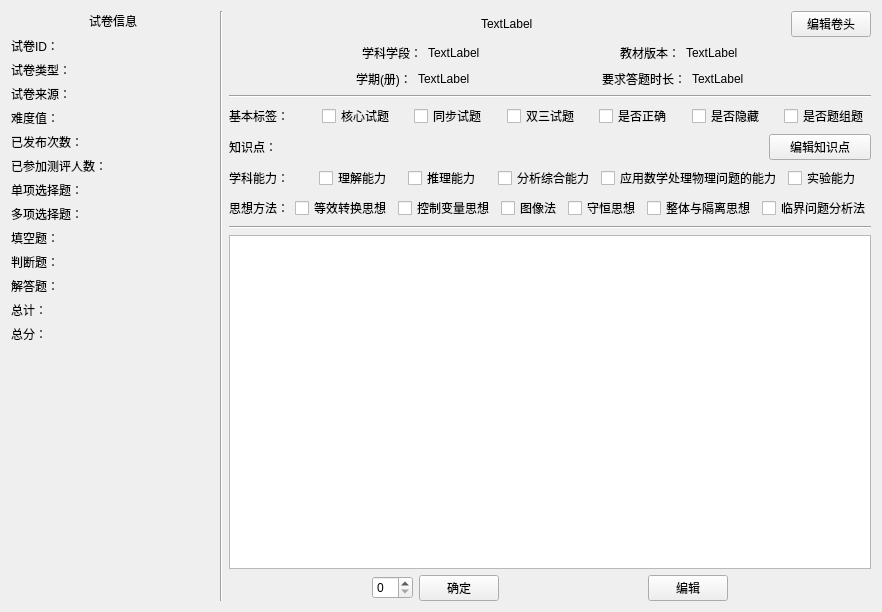
<?xml version="1.0" encoding="UTF-8"?>
<ui version="4.0">
 <class>ShowPaper</class>
 <widget class="QWidget" name="ShowPaper">
  <property name="geometry">
   <rect>
    <x>0</x>
    <y>0</y>
    <width>882</width>
    <height>612</height>
   </rect>
  </property>
  <property name="windowTitle">
   <string>Form</string>
  </property>
  <layout class="QGridLayout" name="gridLayout_5">
   <item row="0" column="0">
    <layout class="QGridLayout" name="gridLayout_4" columnstretch="6,2,18">
     <item row="0" column="0">
      <layout class="QVBoxLayout" name="verticalLayout">
       <item>
        <layout class="QGridLayout" name="gridLayout_2">
         <item row="0" column="0">
          <layout class="QHBoxLayout" name="horizontalLayout">
           <item>
            <spacer name="horizontalSpacer">
             <property name="orientation">
              <enum>Qt::Horizontal</enum>
             </property>
             <property name="sizeHint" stdset="0">
              <size>
               <width>40</width>
               <height>20</height>
              </size>
             </property>
            </spacer>
           </item>
           <item>
            <widget class="QLabel" name="label_title">
             <property name="text">
              <string>试卷信息</string>
             </property>
            </widget>
           </item>
           <item>
            <spacer name="horizontalSpacer_2">
             <property name="orientation">
              <enum>Qt::Horizontal</enum>
             </property>
             <property name="sizeHint" stdset="0">
              <size>
               <width>40</width>
               <height>20</height>
              </size>
             </property>
            </spacer>
           </item>
          </layout>
         </item>
         <item row="1" column="0">
          <layout class="QGridLayout" name="gridLayout">
           <item row="0" column="0">
            <layout class="QFormLayout" name="formLayout">
             <item row="0" column="1">
              <widget class="QLabel" name="label_ID">
               <property name="text">
                <string/>
               </property>
              </widget>
             </item>
             <item row="0" column="0">
              <widget class="QLabel" name="label_2">
               <property name="text">
                <string>试卷ID：</string>
               </property>
              </widget>
             </item>
            </layout>
           </item>
           <item row="1" column="0">
            <layout class="QFormLayout" name="formLayout_2">
             <item row="0" column="1">
              <widget class="QLabel" name="label_paperType">
               <property name="text">
                <string/>
               </property>
              </widget>
             </item>
             <item row="0" column="0">
              <widget class="QLabel" name="label_4">
               <property name="text">
                <string>试卷类型：</string>
               </property>
              </widget>
             </item>
            </layout>
           </item>
           <item row="2" column="0">
            <layout class="QFormLayout" name="formLayout_3">
             <item row="0" column="0">
              <widget class="QLabel" name="label_6">
               <property name="text">
                <string>试卷来源：</string>
               </property>
              </widget>
             </item>
             <item row="0" column="1">
              <widget class="QLabel" name="label_paperSource">
               <property name="text">
                <string/>
               </property>
              </widget>
             </item>
            </layout>
           </item>
           <item row="3" column="0">
            <layout class="QFormLayout" name="formLayout_4">
             <item row="0" column="0">
              <widget class="QLabel" name="label_8">
               <property name="text">
                <string>难度值：</string>
               </property>
              </widget>
             </item>
             <item row="0" column="1">
              <widget class="QLabel" name="label_Division">
               <property name="text">
                <string/>
               </property>
              </widget>
             </item>
            </layout>
           </item>
           <item row="4" column="0">
            <layout class="QFormLayout" name="formLayout_5">
             <item row="0" column="0">
              <widget class="QLabel" name="label_10">
               <property name="text">
                <string>已发布次数：</string>
               </property>
              </widget>
             </item>
             <item row="0" column="1">
              <widget class="QLabel" name="label_numOfPublic">
               <property name="text">
                <string/>
               </property>
              </widget>
             </item>
            </layout>
           </item>
           <item row="5" column="0">
            <layout class="QFormLayout" name="formLayout_6">
             <item row="0" column="0">
              <widget class="QLabel" name="label_12">
               <property name="text">
                <string>已参加测评人数：</string>
               </property>
              </widget>
             </item>
             <item row="0" column="1">
              <widget class="QLabel" name="label_numOfpeople">
               <property name="text">
                <string/>
               </property>
              </widget>
             </item>
            </layout>
           </item>
           <item row="6" column="0">
            <layout class="QFormLayout" name="formLayout_7">
             <item row="0" column="0">
              <widget class="QLabel" name="label_14">
               <property name="text">
                <string>单项选择题：</string>
               </property>
              </widget>
             </item>
             <item row="0" column="1">
              <widget class="QLabel" name="label_choose">
               <property name="text">
                <string/>
               </property>
              </widget>
             </item>
            </layout>
           </item>
           <item row="7" column="0">
            <layout class="QFormLayout" name="formLayout_8">
             <item row="0" column="0">
              <widget class="QLabel" name="label_16">
               <property name="text">
                <string>多项选择题：</string>
               </property>
              </widget>
             </item>
             <item row="0" column="1">
              <widget class="QLabel" name="label_mutichoose">
               <property name="text">
                <string/>
               </property>
              </widget>
             </item>
            </layout>
           </item>
           <item row="8" column="0">
            <layout class="QFormLayout" name="formLayout_9">
             <item row="0" column="0">
              <widget class="QLabel" name="label_18">
               <property name="text">
                <string>填空题：</string>
               </property>
              </widget>
             </item>
             <item row="0" column="1">
              <widget class="QLabel" name="label_fillin">
               <property name="text">
                <string/>
               </property>
              </widget>
             </item>
            </layout>
           </item>
           <item row="9" column="0">
            <layout class="QFormLayout" name="formLayout_13">
             <item row="0" column="0">
              <widget class="QLabel" name="label">
               <property name="text">
                <string>判断题：</string>
               </property>
              </widget>
             </item>
             <item row="0" column="1">
              <widget class="QLabel" name="label_judge">
               <property name="text">
                <string/>
               </property>
              </widget>
             </item>
            </layout>
           </item>
           <item row="10" column="0">
            <layout class="QFormLayout" name="formLayout_10">
             <item row="0" column="0">
              <widget class="QLabel" name="label_20">
               <property name="text">
                <string>解答题：</string>
               </property>
              </widget>
             </item>
             <item row="0" column="1">
              <widget class="QLabel" name="label_answerques">
               <property name="text">
                <string/>
               </property>
              </widget>
             </item>
            </layout>
           </item>
           <item row="11" column="0">
            <layout class="QFormLayout" name="formLayout_11">
             <item row="0" column="1">
              <widget class="QLabel" name="label_totalQuesNum">
               <property name="text">
                <string/>
               </property>
              </widget>
             </item>
             <item row="0" column="0">
              <widget class="QLabel" name="label_22">
               <property name="text">
                <string>总计：</string>
               </property>
              </widget>
             </item>
            </layout>
           </item>
           <item row="12" column="0">
            <layout class="QFormLayout" name="formLayout_12">
             <item row="0" column="0">
              <widget class="QLabel" name="label_24">
               <property name="text">
                <string>总分：</string>
               </property>
              </widget>
             </item>
             <item row="0" column="1">
              <widget class="QLabel" name="label_totalpoint">
               <property name="text">
                <string/>
               </property>
              </widget>
             </item>
            </layout>
           </item>
          </layout>
         </item>
        </layout>
       </item>
       <item>
        <spacer name="verticalSpacer">
         <property name="orientation">
          <enum>Qt::Vertical</enum>
         </property>
         <property name="sizeHint" stdset="0">
          <size>
           <width>20</width>
           <height>40</height>
          </size>
         </property>
        </spacer>
       </item>
      </layout>
     </item>
     <item row="0" column="1">
      <widget class="Line" name="line">
       <property name="orientation">
        <enum>Qt::Vertical</enum>
       </property>
      </widget>
     </item>
     <item row="0" column="2">
      <layout class="QGridLayout" name="gridLayout_3">
       <item row="0" column="0">
        <layout class="QVBoxLayout" name="verticalLayout_2">
         <item>
          <layout class="QHBoxLayout" name="horizontalLayout_6">
           <item>
            <layout class="QHBoxLayout" name="horizontalLayout_3">
             <item>
              <spacer name="horizontalSpacer_12">
               <property name="orientation">
                <enum>Qt::Horizontal</enum>
               </property>
               <property name="sizeHint" stdset="0">
                <size>
                 <width>40</width>
                 <height>20</height>
                </size>
               </property>
              </spacer>
             </item>
             <item>
              <widget class="QLabel" name="label_paperTitle">
               <property name="text">
                <string>TextLabel</string>
               </property>
              </widget>
             </item>
             <item>
              <spacer name="horizontalSpacer_13">
               <property name="orientation">
                <enum>Qt::Horizontal</enum>
               </property>
               <property name="sizeHint" stdset="0">
                <size>
                 <width>40</width>
                 <height>20</height>
                </size>
               </property>
              </spacer>
             </item>
            </layout>
           </item>
           <item>
            <widget class="QPushButton" name="btn_editTitle">
             <property name="text">
              <string>编辑卷头</string>
             </property>
            </widget>
           </item>
          </layout>
         </item>
         <item>
          <layout class="QHBoxLayout" name="horizontalLayout_4">
           <item>
            <spacer name="horizontalSpacer_3">
             <property name="orientation">
              <enum>Qt::Horizontal</enum>
             </property>
             <property name="sizeHint" stdset="0">
              <size>
               <width>40</width>
               <height>20</height>
              </size>
             </property>
            </spacer>
           </item>
           <item>
            <widget class="QLabel" name="label_7">
             <property name="text">
              <string>学科学段：</string>
             </property>
            </widget>
           </item>
           <item>
            <widget class="QLabel" name="label_subject">
             <property name="text">
              <string>TextLabel</string>
             </property>
            </widget>
           </item>
           <item>
            <spacer name="horizontalSpacer_7">
             <property name="orientation">
              <enum>Qt::Horizontal</enum>
             </property>
             <property name="sizeHint" stdset="0">
              <size>
               <width>40</width>
               <height>20</height>
              </size>
             </property>
            </spacer>
           </item>
           <item>
            <widget class="QLabel" name="label_11">
             <property name="text">
              <string>教材版本：</string>
             </property>
            </widget>
           </item>
           <item>
            <widget class="QLabel" name="label_textBook">
             <property name="text">
              <string>TextLabel</string>
             </property>
            </widget>
           </item>
           <item>
            <spacer name="horizontalSpacer_8">
             <property name="orientation">
              <enum>Qt::Horizontal</enum>
             </property>
             <property name="sizeHint" stdset="0">
              <size>
               <width>40</width>
               <height>20</height>
              </size>
             </property>
            </spacer>
           </item>
          </layout>
         </item>
         <item>
          <layout class="QHBoxLayout" name="horizontalLayout_5">
           <item>
            <spacer name="horizontalSpacer_9">
             <property name="orientation">
              <enum>Qt::Horizontal</enum>
             </property>
             <property name="sizeHint" stdset="0">
              <size>
               <width>40</width>
               <height>20</height>
              </size>
             </property>
            </spacer>
           </item>
           <item>
            <widget class="QLabel" name="label_15">
             <property name="text">
              <string>学期(册)：</string>
             </property>
            </widget>
           </item>
           <item>
            <widget class="QLabel" name="label_term">
             <property name="text">
              <string>TextLabel</string>
             </property>
            </widget>
           </item>
           <item>
            <spacer name="horizontalSpacer_10">
             <property name="orientation">
              <enum>Qt::Horizontal</enum>
             </property>
             <property name="sizeHint" stdset="0">
              <size>
               <width>40</width>
               <height>20</height>
              </size>
             </property>
            </spacer>
           </item>
           <item>
            <widget class="QLabel" name="label_19">
             <property name="text">
              <string>要求答题时长：</string>
             </property>
            </widget>
           </item>
           <item>
            <widget class="QLabel" name="label_testTime">
             <property name="text">
              <string>TextLabel</string>
             </property>
            </widget>
           </item>
           <item>
            <spacer name="horizontalSpacer_11">
             <property name="orientation">
              <enum>Qt::Horizontal</enum>
             </property>
             <property name="sizeHint" stdset="0">
              <size>
               <width>40</width>
               <height>20</height>
              </size>
             </property>
            </spacer>
           </item>
          </layout>
         </item>
         <item>
          <widget class="Line" name="line_2">
           <property name="orientation">
            <enum>Qt::Horizontal</enum>
           </property>
          </widget>
         </item>
        </layout>
       </item>
       <item row="1" column="0">
        <layout class="QVBoxLayout" name="verticalLayout_3">
         <item>
          <layout class="QHBoxLayout" name="horizontalLayout_7">
           <item>
            <widget class="QLabel" name="label_5">
             <property name="text">
              <string>基本标签：</string>
             </property>
            </widget>
           </item>
           <item>
            <widget class="QCheckBox" name="checkBox_Core">
             <property name="text">
              <string>核心试题</string>
             </property>
            </widget>
           </item>
           <item>
            <widget class="QCheckBox" name="checkBox_Synchronization">
             <property name="text">
              <string>同步试题</string>
             </property>
            </widget>
           </item>
           <item>
            <widget class="QCheckBox" name="checkBox_Douthree">
             <property name="text">
              <string>双三试题</string>
             </property>
            </widget>
           </item>
           <item>
            <widget class="QCheckBox" name="checkBox_Correct">
             <property name="text">
              <string>是否正确</string>
             </property>
            </widget>
           </item>
           <item>
            <widget class="QCheckBox" name="checkBox_Hide">
             <property name="text">
              <string>是否隐藏</string>
             </property>
            </widget>
           </item>
           <item>
            <widget class="QCheckBox" name="checkBox_QuesBankGroup">
             <property name="text">
              <string>是否题组题</string>
             </property>
            </widget>
           </item>
          </layout>
         </item>
         <item>
          <layout class="QHBoxLayout" name="horizontalLayout_8">
           <item>
            <widget class="QLabel" name="lb_Knowledge_point">
             <property name="text">
              <string>知识点：</string>
             </property>
            </widget>
           </item>
           <item>
            <widget class="QLabel" name="label_Knowledge_points1">
             <property name="text">
              <string/>
             </property>
            </widget>
           </item>
           <item>
            <widget class="QLabel" name="label_Knowledge_points2">
             <property name="text">
              <string/>
             </property>
            </widget>
           </item>
           <item>
            <widget class="QLabel" name="label_Knowledge_points3">
             <property name="text">
              <string/>
             </property>
            </widget>
           </item>
           <item>
            <widget class="QLabel" name="label_Knowledge_points4">
             <property name="text">
              <string/>
             </property>
            </widget>
           </item>
           <item>
            <widget class="QPushButton" name="btn_edit_Knowledge_points">
             <property name="text">
              <string>编辑知识点</string>
             </property>
            </widget>
           </item>
          </layout>
         </item>
         <item>
          <layout class="QHBoxLayout" name="horizontalLayout_9">
           <item>
            <widget class="QLabel" name="label_ability">
             <property name="text">
              <string>学科能力：</string>
             </property>
            </widget>
           </item>
           <item>
            <widget class="QCheckBox" name="checkBox_ability_comprehension">
             <property name="text">
              <string>理解能力</string>
             </property>
            </widget>
           </item>
           <item>
            <widget class="QCheckBox" name="checkBox_ability_reasoning">
             <property name="text">
              <string>推理能力</string>
             </property>
            </widget>
           </item>
           <item>
            <widget class="QCheckBox" name="checkBox_ability_analysis">
             <property name="text">
              <string>分析综合能力</string>
             </property>
            </widget>
           </item>
           <item>
            <widget class="QCheckBox" name="checkBox_ability_doPhy">
             <property name="text">
              <string>应用数学处理物理问题的能力</string>
             </property>
            </widget>
           </item>
           <item>
            <widget class="QCheckBox" name="checkBox_ability_expermental">
             <property name="text">
              <string>实验能力</string>
             </property>
            </widget>
           </item>
          </layout>
         </item>
         <item>
          <layout class="QHBoxLayout" name="horizontalLayout_10">
           <item>
            <widget class="QLabel" name="label_method">
             <property name="text">
              <string>思想方法：</string>
             </property>
            </widget>
           </item>
           <item>
            <widget class="QCheckBox" name="checkBox_Thoughtway_exchange">
             <property name="text">
              <string>等效转换思想</string>
             </property>
            </widget>
           </item>
           <item>
            <widget class="QCheckBox" name="checkBox_Thoughtway_ctrl">
             <property name="text">
              <string>控制变量思想</string>
             </property>
            </widget>
           </item>
           <item>
            <widget class="QCheckBox" name="checkBox_Thoughtway_pic">
             <property name="text">
              <string>图像法</string>
             </property>
            </widget>
           </item>
           <item>
            <widget class="QCheckBox" name="checkBox_Thoughtway_conservation">
             <property name="text">
              <string>守恒思想</string>
             </property>
            </widget>
           </item>
           <item>
            <widget class="QCheckBox" name="checkBox_Thoughtway_separate">
             <property name="text">
              <string>整体与隔离思想</string>
             </property>
            </widget>
           </item>
           <item>
            <widget class="QCheckBox" name="checkBox_Thoughtway_critical">
             <property name="text">
              <string>临界问题分析法</string>
             </property>
            </widget>
           </item>
          </layout>
         </item>
         <item>
          <widget class="Line" name="line_3">
           <property name="orientation">
            <enum>Qt::Horizontal</enum>
           </property>
          </widget>
         </item>
        </layout>
       </item>
       <item row="2" column="0">
        <widget class="QTextBrowser" name="textBrowser"/>
       </item>
       <item row="3" column="0">
        <layout class="QHBoxLayout" name="horizontalLayout_2">
         <item>
          <spacer name="horizontalSpacer_4">
           <property name="orientation">
            <enum>Qt::Horizontal</enum>
           </property>
           <property name="sizeHint" stdset="0">
            <size>
             <width>40</width>
             <height>20</height>
            </size>
           </property>
          </spacer>
         </item>
         <item>
          <widget class="QSpinBox" name="spinBox"/>
         </item>
         <item>
          <widget class="QPushButton" name="btn_ok">
           <property name="text">
            <string>确定</string>
           </property>
          </widget>
         </item>
         <item>
          <spacer name="horizontalSpacer_5">
           <property name="orientation">
            <enum>Qt::Horizontal</enum>
           </property>
           <property name="sizeHint" stdset="0">
            <size>
             <width>40</width>
             <height>20</height>
            </size>
           </property>
          </spacer>
         </item>
         <item>
          <widget class="QPushButton" name="btn_edit">
           <property name="text">
            <string>编辑</string>
           </property>
          </widget>
         </item>
         <item>
          <spacer name="horizontalSpacer_6">
           <property name="orientation">
            <enum>Qt::Horizontal</enum>
           </property>
           <property name="sizeHint" stdset="0">
            <size>
             <width>40</width>
             <height>20</height>
            </size>
           </property>
          </spacer>
         </item>
        </layout>
       </item>
      </layout>
     </item>
    </layout>
   </item>
  </layout>
  <zorder>line</zorder>
  <zorder></zorder>
  <zorder>label_paperTitle</zorder>
  <zorder>label_7</zorder>
  <zorder>label_subject</zorder>
  <zorder>label_11</zorder>
  <zorder>label_textBook</zorder>
  <zorder>label_15</zorder>
  <zorder>label_term</zorder>
  <zorder>label_19</zorder>
  <zorder>label_testTime</zorder>
  <zorder>horizontalSpacer_3</zorder>
  <zorder>horizontalSpacer_7</zorder>
  <zorder>horizontalSpacer_8</zorder>
  <zorder>horizontalSpacer_9</zorder>
  <zorder>horizontalSpacer_10</zorder>
  <zorder>horizontalSpacer_11</zorder>
  <zorder>btn_editTitle</zorder>
  <zorder>horizontalSpacer_12</zorder>
  <zorder>horizontalSpacer_13</zorder>
  <zorder>label_5</zorder>
  <zorder>line_2</zorder>
  <zorder>checkBox_Core</zorder>
  <zorder>checkBox_Synchronization</zorder>
  <zorder>checkBox_Douthree</zorder>
  <zorder>checkBox_Correct</zorder>
  <zorder>checkBox_Hide</zorder>
  <zorder>checkBox_QuesBankGroup</zorder>
  <zorder>lb_Knowledge_point</zorder>
  <zorder>label_Knowledge_points1</zorder>
  <zorder>label_Knowledge_points2</zorder>
  <zorder>label_Knowledge_points3</zorder>
  <zorder>label_Knowledge_points4</zorder>
  <zorder>btn_edit_Knowledge_points</zorder>
  <zorder>label_ability</zorder>
  <zorder>checkBox_ability_comprehension</zorder>
  <zorder>checkBox_ability_reasoning</zorder>
  <zorder>checkBox_ability_analysis</zorder>
  <zorder>checkBox_ability_doPhy</zorder>
  <zorder>checkBox_ability_expermental</zorder>
  <zorder>label_method</zorder>
  <zorder>checkBox_Thoughtway_exchange</zorder>
  <zorder>checkBox_Thoughtway_ctrl</zorder>
  <zorder>checkBox_Thoughtway_pic</zorder>
  <zorder>checkBox_Thoughtway_conservation</zorder>
  <zorder>checkBox_Thoughtway_separate</zorder>
  <zorder>checkBox_Thoughtway_critical</zorder>
  <zorder>line_3</zorder>
 </widget>
 <resources/>
 <connections/>
</ui>
